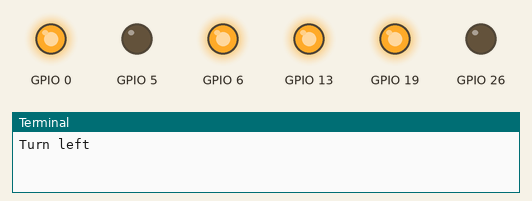
Simulated run of this program. Board: Raspberry Pi (BCM pin numbers). On the bench: output pins drawn as LEDs (lit = HIGH), the last lines printed to the terminal. At 8.0 s the program stops and its outputs stay as they are.

Above: at 0.1 s.
At 2.1 s:
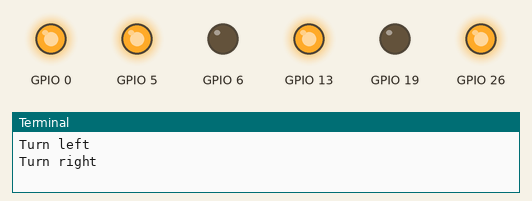
At 4.1 s:
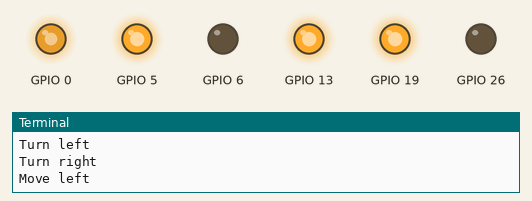
At 6.1 s:
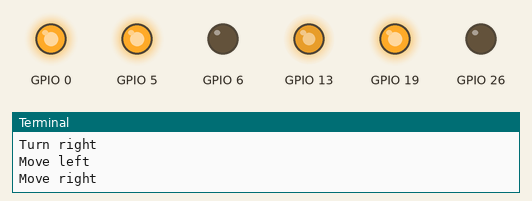
At 8.1 s:
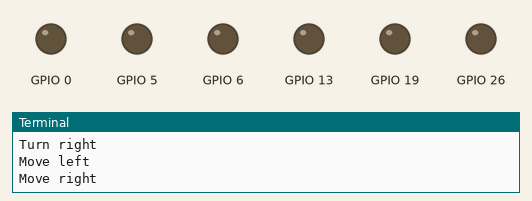
Timing chart, 0 to 9.5 s (numbered marks = the images above):
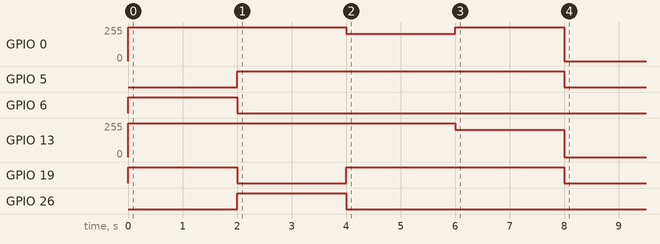

The program:

temp_test.py
```python
from Smart_Car.motor import Motor, Motor_Pin
import time
# 定义motor类
motor = Motor(Motor_Pin(0, 5, 6), Motor_Pin(13, 19, 26))

# Move the motor forward.
# motor.MoveAhead(1)
# print("Move ahead")
# time.sleep(2)
# motor.MoveBack(1)
# print("Move back")
# time.sleep(2)
motor.TurnLeft(1)
print("Turn left")
time.sleep(2)
motor.TurnRight(1)
print("Turn right")
time.sleep(2)
motor.MoveLeft(1)
print("Move left")
time.sleep(2)
motor.MoveRight(1)
print("Move right")
time.sleep(2)

motor.Stop()
```

motor.py
```python
"""
使用方法：给定三个控制引脚创建Motor_Pin对象，再传入左右电机的引脚对象，创建Motor对象。
可使用MoveAhead、MoveBack、TurnLeft、TurnRight、MoveLeft、MoveRight、Stop方法控制小车。
"""
from gpiozero import PWMOutputDevice, DigitalOutputDevice

# 定义motor引脚类
class Motor_Pin:
    def __init__(self, pwm_pin, in1_pin, in2_pin):
        self.pwm = PWMOutputDevice(pwm_pin, frequency=1000)
        self.in1 = DigitalOutputDevice(in1_pin)
        self.in2 = DigitalOutputDevice(in2_pin)

# 定义motor类
class Motor:
    def __init__(self, left_motor: Motor_Pin, right_motor: Motor_Pin):
        self.__left_motor = left_motor
        self.__right_motor = right_motor

    def __left_ahead(self, speed: float):
        self.__left_motor.in1.on()
        self.__left_motor.in2.off()
        self.__left_motor.pwm.value = speed

    def __left_back(self, speed: float):
        self.__left_motor.in1.off()
        self.__left_motor.in2.on()
        self.__left_motor.pwm.value = speed

    def __right_ahead(self, speed: float):
        self.__right_motor.in1.on()
        self.__right_motor.in2.off()
        self.__right_motor.pwm.value = speed

    def __right_back(self, speed: float):
        self.__right_motor.in1.off()
        self.__right_motor.in2.on()
        self.__right_motor.pwm.value = speed

    def MoveAhead(self, speed: float):
        """
        Move the motor forward.
        :param speed: The speed of the motor (0.0 to 1.0)
        """
        self.__left_ahead(speed)
        self.__right_ahead(speed)

    def MoveBack(self, speed: float):
        """
        Move the motor backward.
        :param speed: The speed of the motor (0.0 to 1.0)
        """
        self.__left_back(speed)
        self.__right_back(speed)

    def TurnLeft(self, speed: float):
        """
        Left rotate.
        :param speed: The speed of the motor (0.0 to 1.0)
        """
        self.__left_back(min(speed * 0.2 + 0.8, 1.0))
        self.__right_ahead(min(speed * 0.2 + 0.8, 1.0))

    def TurnRight(self, speed: float):
        """
        Right rotate.
        :param speed: The speed of the motor (0.0 to 1.0)
        """
        self.__left_ahead(min(speed * 0.2 + 0.8, 1.0))
        self.__right_back(min(speed * 0.2 + 0.8, 1.0))

    def MoveLeft(self, speed: float):
        """
        Move the motor left.
        :param speed: The speed of the motor (0.0 to 1.0)
        """
        self.__left_ahead(speed * 0.8)
        self.__right_ahead(speed)

    def MoveRight(self, speed: float):
        """
        Move the motor right.
        :param speed: The speed of the motor (0.0 to 1.0)
        """
        self.__left_ahead(speed)
        self.__right_ahead(speed * 0.8)

    def Stop(self):
        """
        Stop the motor.
        """
        self.__left_motor.pwm.value = 0
        self.__right_motor.pwm.value = 0

    def Clean(self):
        """
        Release the pin resource
        """
        self.__left_motor.pwm.close()
        self.__left_motor.in1.close()
        self.__left_motor.in2.close()

        self.__right_motor.pwm.close()
        self.__right_motor.in1.close()
        self.__right_motor.in2.close()
```

Measured:
- by itself, GPIO 0: 0/255 → 255/255 at 0.00 s, → 204/255 4.0 s later, → 255/255 2.0 s later, → 0/255 2.0 s later
- by itself, GPIO 5: LOW → HIGH at 2.0 s, → LOW 6.0 s later
- by itself, GPIO 6: LOW → HIGH at 0.00 s, → LOW 2.0 s later
- by itself, GPIO 13: 0/255 → 255/255 at 0.00 s, → 204/255 6.0 s later, → 0/255 2.0 s later
- by itself, GPIO 19: LOW → HIGH at 0.00 s, → LOW 2.0 s later, → HIGH 2.0 s later, → LOW 4.0 s later
- by itself, GPIO 26: LOW → HIGH at 2.0 s, → LOW 2.0 s later
